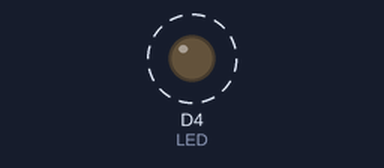
This program was run on a simulated ESP8266 (Wemos D1 mini). Parts: output pins drawn as LEDs (lit = HIGH). Dashed ring = blinking. WiFi joins after 1.5 s; servers stay silent unless stated; what the program prints to the serial monitor is not drawn.

Above: at 1.7 s.
Timing chart, 0 to 6.2 s (numbered marks = the images above):
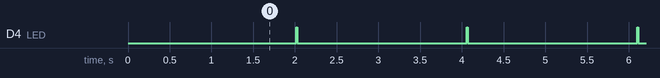

Measured:
- by itself, D4 (LED): alternates HIGH for 0.01 s and LOW for 2.0 s

The program:

main.cpp
```cpp
/*
  Es werden Sensorwerte vom Ultraschallsensor DS1603L erfasst und mittels WiFi als NMEA Stream per UDP in das Netzwerk gesendet.
  Die Übertragung erfolgt auf die örtliche Broadcastadresse xxx.xxx.xxx.255 an den Port 50000.

  Nach dem erstmaligen Start oder bei Start in einem Netzwerk welches noch nicht bekannt ist erfolgt der
  Start mit einer Konfigurationsseite und Timeout
  Nach Ablauf von Timeout wird das WiFi-Modem für 3 Minuten abgeschaltet und dann erfolgt reset Wemos und Neustart mit Konfigurationsseite

  Geht die WiFi-Verbindung verloren wird die sichere Anmeldeseite aufgerufen, nach Timeout erfolgt reset Wemos und die normale Anmeldeschleife wie zuvor beschrieben startet.

  Automatische Wiederverbindung bei Wiederkehr WiFi ohne Neuverbindung

  Die Übertragung der Daten erfolgt über NMEA per UDP an BroadcastIP port 50000.
  Es werden 4 Pakete gesendet damit die auch wirklich nach dem aufwachen ankommen.

  Sensoreinbindung
  Die Sensorwerte werden in der Unterroutine alle 5 Sekunden auslesen.
  Die Sensorwerte werden in ein Schieberegister zum gleitenden Durchschnitt gegeben, jeweils 10 Werte bilden Durchschnitt, Register als FIFO (first In / first out)
  Es wird ein einfacher gleitender Durchschnitt gebildet.

  Der Datenstrom kann in OpenCPN eingelesen werden.
  Dazu unter Verbindungen eine neue Netzwerkverbindung einrichten, die Adresse ist die Broadcastadresse des Netzwerks (letzten drei Stellen .255) und der Port ist 50000
  Es wird eine XDR-Sequenz ausgegeben, die dann mit dem Enginedashboard-Plugin in Opencpn ausgelesen werden kann. Verschiedene Tanktypen können durch Anpassen von "FUEL" in der Unterroutine erfasst werden.
  Dazu bitte die Dokumentation vom EngineDashboard-Plugin lesen.


  adapted from Ethernet library examples
  test3
*/

#include <Arduino.h>
#include <ESP8266WiFi.h>          //https://github.com/esp8266/Arduino
#include <DNSServer.h>
#include <ESP8266WebServer.h>
#include <WiFiManager.h>          //https://github.com/tzapu/WiFiManager
#include <WiFiUdp.h>
#include "DS1603L.h"              //https://github.com/wvmarle/Arduino_DS1603L
#include <SoftwareSerial.h>
#include <movingAvg.h>

//WiFi AP settings
const char SSID[30] = "UltrasonicSensor";
const char PASSWD[30] = "12345678";

//Einstellungen für broadcasting
unsigned int portBroadcast = 8888;      // localer port an den gesendet wird
unsigned int broadCast = 0;

//Variablen für Timer um Sensorwerte zu lesen
unsigned long Timer_RX = 0;
unsigned long Timeout_RX = 2000;         // Intervall in ms hier 5000ms = 5s

// Angabe wie der Sensor angeschlossen ist. Nutze Dx statt x für Pin-Angabe wenn Wemos benutzt wird
const byte txPin = D2;                               // tx of the Wemos to rx of the sensor
const byte rxPin = D3;                               // rx of the Wemos to tx of the sensor
SoftwareSerial sensorSerial(rxPin, txPin);

// Indicator LED
const byte LED = D4;

// If your sensor is connected to Serial, Serial1, Serial2, AltSoftSerial, etc. pass that object to the sensor constructor.
DS1603L sensor(sensorSerial);

//WiFiUDP
WiFiUDP Udp;

//WiFiManager
WiFiManager wifiManager;

//Variable für Ergebnis Sensorwert
int hoehe = 0;

//Für Berechnungen Prozentwert als Ausgabe
String Fuell = "0";

// Definition eines Arrays von 10 Feldern für gleitenden Durchschnitt
movingAvg filter(10);

// Zum Senden des NMEA-Strings nötig Um die richtige Variable-Form zu bilden
char XDR;
String XDR1;

//Subroutine um Sensorwerte zu bekommen. Sensorwerte werden in ein Schieberegister geschrieben um aus 10 Werten den gleitenden Durchschnitt zu bekommen
unsigned int Sensor () {
  static unsigned int reading = 0;
  if (millis() - Timer_RX > Timeout_RX) {
    Timer_RX = millis ();
    Serial.println(F("Starting reading."));
    reading = uint8_t(sensor.readSensor());           // Call this as often or as little as you want - the sensor transmits every 1-2 seconds.
    byte sensorStatus = sensor.getStatus();           // Check the status of the sensor (not detected; checksum failed; reading success).
    switch (sensorStatus) {                           // For possible values see DS1603L.h
      case DS1603L_NO_SENSOR_DETECTED:                // No sensor detected: no valid transmission received for >10 seconds.
        Serial.println(F("No sensor detected (yet). If no sensor after 1 second, check whether your connections are good."));
        break;
      case DS1603L_READING_SUCCESS:                   // Latest reading was valid and received successfully.
        Serial.print(F("Reading: "));
        Serial.print(reading);
        Serial.println(F(" mm."));
        break;
      case DS1603L_READING_CHECKSUM_FAIL:             // Checksum of the latest transmission failed.
        Serial.print(F("Data received; checksum failed. Latest level reading: "));
        break;
    }
  }
  return filter.reading(reading);
}

//Subroutine zur Ermittlung Höhe und Umrechnung in Prozent Füllung
void Berechnung(int h) {
  int Prozent = (h / 400.00) * 100; //Testrechnung muss an Tank angepasst werden. 400 mm als Gesamthöhe Tank zum Test
  Fuell = String(Prozent, DEC);
  Serial.print("Hight[mm]: ");
  Serial.println(h);
  Serial.print("Level[%]: ");
  Serial.println(Prozent);
  Serial.print("Send: ");
  Serial.println(Fuell);
}

//Calculates the checksum for the NMEA String
int testsum(String strN) {
  int i;
  int XOR;
  int c;
  // Calculate testsum ignoring any $'s in the string
  for (XOR = 0, i = 0; i < 80; i++) {                                    // strlen(strN)
    c = (unsigned char)strN[i];
    if (c == '*') break;
    if (c != '$') XOR ^= c;
  }
  return XOR;
}

//Create NMEA String XDR
String NMEA_XDR(String Val) {
  String nmea = "$IIXDR,V,";
  nmea += Val;
  nmea += ",P,FUEL*"; //FUEL für Treibstoff, Anpassen um weitere Tanktypen zu erfassen, siehe Dokumentation EngineDashboard-Plugin OpenCPN
  nmea += String (testsum(nmea), HEX);
  //nmea += '\r';
  //nmea += '\n';
  return nmea;
}

//Subroutine zur Erstellung Datensatz zum Senden per UDP
void Data(String n) {
  XDR1 = n;
}

//########################################################################

void setup() {

  pinMode(LED, OUTPUT);     // Define LED output
  digitalWrite(LED, LOW);   // Set LED on (low activ)

  Serial.begin(115200);
  Serial.println();

  sensorSerial.begin(9600);                         // Sensor transmits its data at 9600 bps.
  sensor.begin();                                   // Initialise the sensor library.

  //Timeout in sek., nach Ablauf wird die Setup-Seite ausgeschaltet
  wifiManager.setTimeout(600);

  // Average filter
  filter.begin();


  //Automatische Startseite und nach Timeout (wifimanager.setTimeout) erfolgt reset
  if (!wifiManager.autoConnect(SSID, PASSWD)) {  //Gebe eine SSID vor sowie ein Password. Password muss mindestens 7 Zeichen lang sein
    Serial.println("failed to connect, shut down WiFi-Modem for 3 Minutes then reset Wemos");
    //Ausschalten WiFi-Modem
    WiFi.forceSleepBegin();
    delay(180000);             //Warte 3 Minuten, in dieser Zeit ist das WiFi-Modul abgeschaltet
    ESP.reset();
  }

  //if you get here you have connected to the WiFi
  digitalWrite(LED, HIGH);   // Set LED on (low activ)
  Serial.println("Connected WiFi successful");
  Serial.print("Local IP: ");
  Serial.println(WiFi.localIP());
}

//########################################################################

void loop() {

  hoehe = Sensor();  //Aufruf Subroutine Sensor für Sensorwerte
  Berechnung(hoehe); //Sprung Unterroutine Umrechnung Höhe in % Füllgrad Tank

  //Überprüfe ob Verbindung zum Netzwerk steht oder starte Setup-Seite
  if (!wifiManager.autoConnect(SSID, PASSWD)) {   //Gebe eine SSID vor sowie ein Password. Password muss mindestens 7 Zeichen lang sein
    Serial.println("WiFi lost, reset Wemos");
    delay(3000);
    ESP.reset();
  }

  //Setze Broadcastadresse
  IPAddress broadCast = WiFi.localIP();
  broadCast[3] = 255;

  //Erstelle Datenstring zum Senden
  Data(NMEA_XDR(Fuell));
  // Wandle den String fürs Senden um
  String str = XDR1;
  //Length (with one extra character for the null terminator)
  int str_len = str.length() + 1;
  // Prepare the character array (the buffer)
  char XDR[str_len];
  // Copy it over
  str.toCharArray(XDR, str_len);

  //Sendeschleife Sende vier Pakete
  for (int i = 0; i < 4; i++) {
    Udp.beginPacket(broadCast, portBroadcast); // send UDP to Port 50000 and BroadcastIP
    Udp.write(XDR);
    Udp.endPacket();
  }
  // Flash LED
  digitalWrite(LED, LOW);   // Set LED on (low activ)
  delay(250);
  digitalWrite(LED, HIGH);   // Set LED on (low activ)
}
```

DS1603L.cpp
```cpp
#include "DS1603L.h"
#include <Arduino.h>                                            // To have access to millis().

DS1603L::DS1603L(Stream &stream) {                              // General constructor.
  sensorSerial = &stream;
}

void DS1603L::begin() {                                         // Initialisation of some variables.
  sensorStatus = DS1603L_NO_SENSOR_DETECTED;
  lastReadingTime = 0;
  serialData = 0;
}

uint16_t DS1603L::readSensor() {
  while (sensorSerial->available()) {                           // There is data in the buffer, process it.
    uint8_t serialByte = sensorSerial->read();                  // Read a byte.
    serialData = (serialData << 8) | serialByte;                // Use an unsigned long as convenient 4-byte rolling buffer.

    // Check whether we have a complete set of data: this should be the case if the high byte = 255.
    // The sensor returns four bytes at a time, which are stored in the serialData variable. Every time a new byte arrives this buffer
    // serialData is left shifted, old bytes just drop out, and only the latest four are kept. A complete transmission now looks like
    // this in serialData:
    // Byte 3: Start byte (255).
    // Byte 2: Data_H (reading in mm, high byte).
    // Byte 1: Data_L (reading in mm, low byte).
    // Byte 0: Checksum.
    //
    // In the calculation of checksum we don't have to worry about higher bits, only the low 8 bits are actually used thanks to
    // checksum being declared as 8-bit integer.
    //
    if (serialData >> 24 == 255) {                              // Byte 3 is a start byte.
      uint8_t checksum = 255;                                   // Header
      checksum += (serialData >> 16);                           // + data_H
      checksum += (serialData >> 8);                            // + data_L
      if (checksum == (serialData & 0xFF)) {                    // Check whether the checksum is correct.
        reading = serialData >> 8 & 0xFFFF;                     // Byte 2 = data_H, byte 1 = data_L. Together they're the level in mm.
        sensorStatus = DS1603L_READING_SUCCESS;                 // Successful reading!
        lastReadingTime = millis();                             // Check when we had the latest successful reading. Sensor should transmit every 1-2 seconds.
      }
      else {
        sensorStatus = DS1603L_READING_CHECKSUM_FAIL;           // Failed the checksum; returning previous reading.
      }
    }
  }
  if (millis() - lastReadingTime > 10000) {                     // Sensor should transmit every 1-2 seconds.
    sensorStatus = DS1603L_NO_SENSOR_DETECTED;                  // Sensor disconnected or so?
  }
  if (sensorStatus == DS1603L_NO_SENSOR_DETECTED) {
    reading = -1;                                               // Indicates there's no sensor.
  }
  return reading;
}

uint8_t DS1603L::getStatus() {
  return sensorStatus;
}
```

DS1603L.h
```cpp
/*
 * DS1603L library.
 *
 * Written by Wouter van Marle, wouter@cityhydronics.hk, 2018
 */

#ifndef __DS1603L__
#define __DS1603L__

#include <Stream.h>                                             // Generic Stream library, upon which a.o. Serial and SoftwareSerial are built.

#define DS1603L_NO_SENSOR_DETECTED 0                            // Sensor not detected.
#define DS1603L_READING_SUCCESS 1                               // Latest reading successful.
#define DS1603L_READING_CHECKSUM_FAIL 2                         // Latest reading failed checksum.

class DS1603L {
  public:
    DS1603L(Stream &stream);                                    // Constructor.
    void begin();                                               // Initialisation.
    uint16_t readSensor();                                      // Get the latest data from the Serial buffer and process it.
    uint8_t getStatus();                                        // Return the status of the sensor.


  private:
    Stream *sensorSerial;                                       // The sensor connection - a Stream object.
    uint8_t sensorStatus;                                       // The current status of the sensor.
    uint32_t serialData;                                        // A 4-byte buffer to store the latest transmission data.
    int16_t reading;                                            // The latest reading as returned by the sensor: water level in mm.
    uint32_t lastReadingTime;                                   // When the last successful reading was received, to detect disconnection.
};
#endif
```
